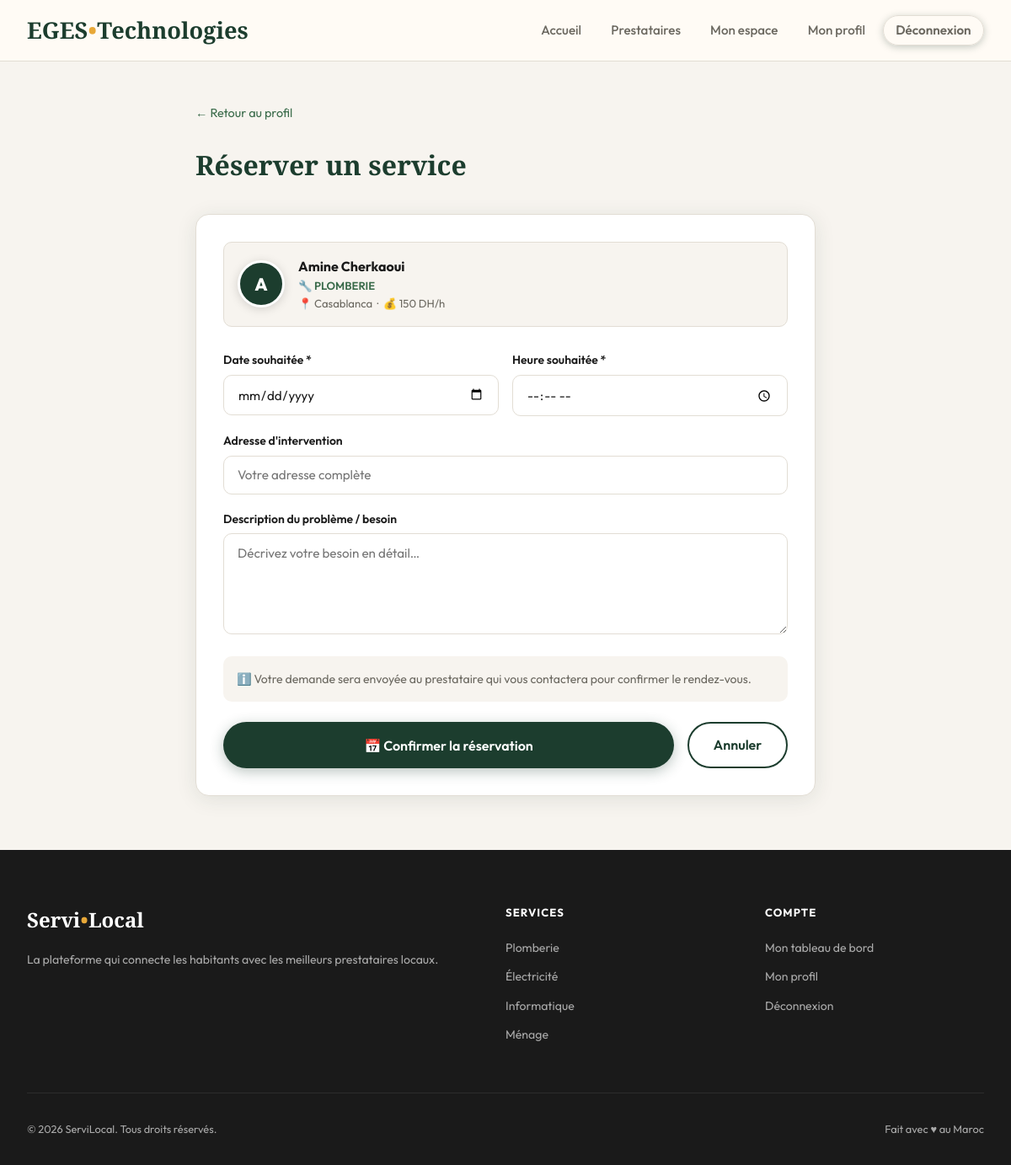
The app's page /booking.php?provider=1 (signed in) with its own data.
### tables this page shows
CREATE TABLE `providers` (
  `id` int(11) NOT NULL,
  `user_id` int(11) NOT NULL,
  `category` varchar(80) NOT NULL,
  `city` varchar(100) NOT NULL,
  `price` varchar(80) DEFAULT 'Sur devis',
  `description` text DEFAULT NULL,
  `avatar_color` varchar(10) DEFAULT '#2C5F2D',
  `is_available` tinyint(1) NOT NULL DEFAULT 1,
  `is_verified` tinyint(1) NOT NULL DEFAULT 0,
  `rating` decimal(3,2) NOT NULL DEFAULT 0.00,
  `review_count` int(11) NOT NULL DEFAULT 0,
  `created_at` timestamp NOT NULL DEFAULT current_timestamp(),
  `updated_at` timestamp NOT NULL DEFAULT current_timestamp() ON UPDATE current_timestamp()
);

CREATE TABLE `users` (
  `id` int(11) NOT NULL,
  `name` varchar(100) NOT NULL,
  `email` varchar(150) NOT NULL,
  `password` varchar(255) NOT NULL,
  `phone` varchar(20) DEFAULT NULL,
  `role` enum('user','client','provider','admin') DEFAULT NULL,
  `avatar` varchar(255) DEFAULT NULL,
  `is_active` tinyint(1) NOT NULL DEFAULT 1,
  `created_at` timestamp NOT NULL DEFAULT current_timestamp(),
  `updated_at` timestamp NOT NULL DEFAULT current_timestamp() ON UPDATE current_timestamp()
);

### includes/functions.php (called while the page is built, shortened)
<?php
if (!function_exists('e')) {
    function e(string $s): string {
        return htmlspecialchars($s, ENT_QUOTES, 'UTF-8');
    }
}
if (!function_exists('categoryIcon')) {
    function categoryIcon(string $cat): string {
        $map = [
            'plomberie'   => '🔧',
            'electricite' => '⚡',
            'gaz'      => '🔥',
        ];
        return $map[$cat] ?? '✦';
    }
}
if (!function_exists('categoryName')) {
    function categoryName(string $cat): string {
        $map = [
            'plomberie'   => 'Plomberie',
            'electricite' => 'Électricité',
            'gaz'      => 'Gaz',
        ];
        return $map[$cat] ?? ucfirst($cat);
    }
}

### booking.php (the view, shortened to what this page needs)
<?php
require_once __DIR__ . '/db.php';
require_once __DIR__ . '/includes/functions.php';
$providerId = (int)($_GET['provider'] ?? 0);
$stmt = $pdo->prepare('SELECT p.*, u.name, u.avatar FROM providers p JOIN users u ON u.id = p.user_id WHERE p.id = ?');
$stmt->execute([$providerId]);
$provider = $stmt->fetch();
$success = false;
?>
<!DOCTYPE html>
<html lang="fr">
<head>
<link rel="stylesheet" href="/servilocal/assets/css/style.css">
</head>
<body>
<?php include 'includes/header.php'; ?>
<div class="booking-wrap">
  <a href="/servilocal/provider.php?id=<?= $provider['id'] ?>" style="color:var(--sage);text-decoration:none;font-size:.9rem;display:inline-flex;align-items:center;gap:.3rem;margin-bottom:1.5rem">← Retour au profil</a>
  <h1 class="page-title">Réserver un service</h1>
  <?php if ($success): ?>
    <div class="card card-body text-center" style="padding:3rem">
      <div style="font-size:4rem;margin-bottom:1rem">✅</div>
      <h2 style="font-family:'Playfair Display',serif;font-size:1.75rem;color:var(--forest);margin-bottom:.75rem">Réservation confirmée !</h2>
      <p style="color:var(--muted);margin-bottom:2rem">Votre demande a été envoyée à <strong><?= e($provider['name']) ?></strong>. Vous serez contacté(e) pour confirmer le rendez-vous.</p>
      <div style="display:flex;gap:1rem;justify-content:center;flex-wrap:wrap">
        <a href="/servilocal/dashboard.php" class="btn btn-primary">Voir mes réservations →</a>
        <a href="/servilocal/index.php" class="btn btn-outline">Retour à l'accueil</a>
      </div>
    </div>
  <?php else: ?>
    <div class="booking-card">
      <div class="provider-mini">
        <div class="avatar-lg" style="background:<?= e($provider['avatar_color']) ?>;width:56px;height:56px;font-size:1.3rem">
          <?= strtoupper(substr($provider['name'], 0, 1)) ?>
        </div>
        <div>
          <div style="font-weight:700"><?= e($provider['name']) ?></div>
          <div style="font-size:.82rem;color:var(--sage);font-weight:600;text-transform:uppercase"><?= categoryIcon($provider['category']) ?> <?= categoryName($provider['category']) ?></div>
          <div style="font-size:.82rem;color:var(--muted)">📍 <?= e($provider['city']) ?> &nbsp;·&nbsp; 💰 <?= e($provider['price']) ?></div>
        </div>
      </div>
      <form method="POST">
        <div class="form-row">
          <div class="form-group">
            <label>Date souhaitée *</label>
            <input type="date" name="booking_date" class="form-control"
                   min="<?= date('Y-m-d') ?>"
                   value="<?= e($_POST['booking_date'] ?? '') ?>" required>
          </div>
          <div class="form-group">
            <label>Heure souhaitée *</label>
            <input type="time" name="booking_time" class="form-control"
                   value="<?= e($_POST['booking_time'] ?? '') ?>" required>
          </div>
        </div>
        <div class="form-group">
          <label>Adresse d'intervention</label>
          <input type="text" name="address" class="form-control"
                 placeholder="Votre adresse complète"
                 value="<?= e($_POST['address'] ?? '') ?>">
        </div>
        <div class="form-group">
          <label>Description du problème / besoin</label>
          <textarea name="description" class="form-control" style="min-height:120px"
                    placeholder="Décrivez votre besoin en détail…"><?= e($_POST['description'] ?? '') ?></textarea>
        </div>
        <div style="background:var(--cream);border-radius:var(--radius-sm);padding:1rem;margin-bottom:1.5rem;font-size:.88rem;color:var(--muted)">
          ℹ️ Votre demande sera envoyée au prestataire qui vous contactera pour confirmer le rendez-vous.
        </div>
        <div style="display:flex;gap:1rem">
          <button type="submit" class="btn btn-primary" style="flex:1;padding:1rem">
            📅 Confirmer la réservation
          </button>
          <a href="/servilocal/provider.php?id=<?= $provider['id'] ?>" class="btn btn-outline">Annuler</a>
        </div>
      </form>
    </div>
  <?php endif; ?>
</div>
<?php include 'includes/footer.php'; ?>
</body>
</html>

### assets/css/style.css (style rules this page uses)
:root { --forest: #1C3D2E; --sage: #3A6B4A; --mint: #7EB89A; --lime: #B5D99C; --cream: #F7F4EF; --warm: #FFFBF5; --amber: #E8A838; --coral: #E05C3A; --sand: #D4C5A9; --text: #1A1A1A; --muted: #6B6860; --border: #E2DDD4; --red: #DC2626; --green: #16A34A; --shadow: 0 4px 24px rgba(28,61,46,.10); --shadow-lg: 0 12px 48px rgba(28,61,46,.15); --radius: 16px; --radius-sm: 10px; }
*, *::before, *::after { margin:0; padding:0; box-sizing:border-box; }
html { scroll-behavior:smooth; }
body { font-family:'Outfit',sans-serif; background:var(--cream); color:var(--text); line-height:1.6; overflow-x:hidden; }
a { color:inherit; }
.btn { display:inline-flex; align-items:center; justify-content:center; gap:.5rem; padding:.8rem 1.8rem; border-radius:50px; border:none; font-family:'Outfit',sans-serif; font-size:1rem; font-weight:600; cursor:pointer; transition:all .25s; text-decoration:none; }
.btn-primary { background:var(--forest); color:white; box-shadow:0 4px 16px rgba(28,61,46,.3); }
.btn-outline { background:transparent; color:var(--forest); border:2px solid var(--forest); }
.form-group { margin-bottom:1.1rem; }
.form-group label { display:block; font-size:.87rem; font-weight:600; color:var(--text); margin-bottom:.4rem; }
.form-control { width:100%; padding:.8rem 1rem; border:1.5px solid var(--border); border-radius:var(--radius-sm); font-family:'Outfit',sans-serif; font-size:.95rem; background:white; color:var(--text); transition:all .2s; }
textarea.form-control { resize:vertical; min-height:90px; }
.form-row { display:grid; grid-template-columns:1fr 1fr; gap:1rem; }
.avatar-lg { width:64px; height:64px; border-radius:50%; border:3px solid white; display:flex; align-items:center; justify-content:center; color:white; font-weight:800; font-size:1.4rem; box-shadow:0 2px 12px rgba(0,0,0,.15); flex-shrink:0; }
.booking-wrap { max-width:800px; margin:3rem auto; padding:0 2rem; }
.booking-card { background:white; border-radius:var(--radius); border:1px solid var(--border); padding:2rem; box-shadow:var(--shadow); }
.provider-mini { display:flex; align-items:center; gap:1rem; padding:1rem; background:var(--cream); border-radius:var(--radius-sm); margin-bottom:1.75rem; border:1px solid var(--border); }
.page-title { font-family:'Playfair Display',serif; font-size:2rem; font-weight:700; color:var(--forest); margin-bottom:2rem; }

### records on screen
providers: user.name "A", user.name "Amine Cherkaoui", category "🔧", category "PLOMBERIE", city "Casablanca", price "150 DH/h"
